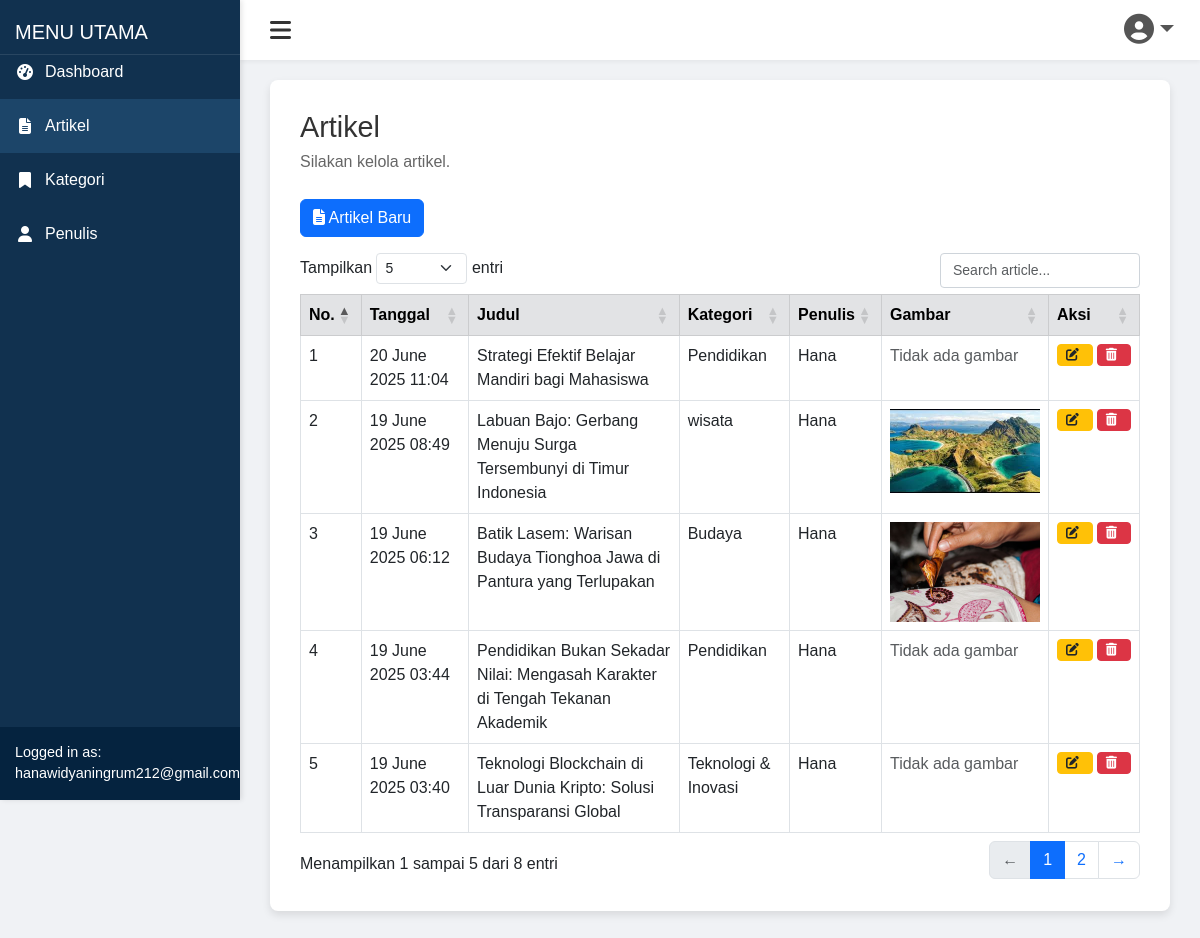
Screenshot of /admin/artikel.php (signed in) with the database file from the repository.
### tables this page shows
CREATE TABLE `article` (
  `id` int NOT NULL,
  `date` varchar(20) NOT NULL,
  `title` varchar(255) NOT NULL,
  `content` text NOT NULL,
  `picture` varchar(255) DEFAULT NULL
);

### admin/functions.php (called while the page is built, shortened)
<?php
$host = "localhost";
$user = "root";
$pass = "Hanna0803#";
$db = "artikel_dbblog";
$conn = mysqli_connect($host, $user, $pass, $db);
function getAllArticles() {
    global $conn;
    $query = "
        SELECT a.*,
            (SELECT GROUP_CONCAT(DISTINCT c.name SEPARATOR ', ')
             FROM category c
             JOIN article_category ac ON c.id = ac.category_id
             WHERE ac.article_id = a.id) AS categories_name,
            (SELECT GROUP_CONCAT(DISTINCT au.nickname SEPARATOR ', ')
             FROM author au
             JOIN article_author aa ON au.id = aa.author_id
             WHERE aa.article_id = a.id) AS authors_nickname
        FROM article a
        ORDER BY a.date DESC
    ";
    $result = mysqli_query($conn, $query);
    $articles = [];
    if ($result) {
        while ($row = mysqli_fetch_assoc($result)) {
            $articles[] = $row;
        }
    } else {
        error_log("Error in getAllArticles: " . mysqli_error($conn));
    }
    return $articles;
}
?>

### admin/artikel.php (the view, shortened to what this page needs)
<?php
require 'functions.php';
$email = $_SESSION['email'];
$articles = getAllArticles();
function isActive($filename) {
    return basename($_SERVER['PHP_SELF']) == $filename ? 'active' : '';
}
?>
<!DOCTYPE html>
<html lang="id">
<head>
    <link href="https://cdn.jsdelivr.net/npm/bootstrap@5.3.0/dist/css/bootstrap.min.css" rel="stylesheet" />
    <link rel="stylesheet" href="https://cdnjs.cloudflare.com/ajax/libs/font-awesome/6.5.0/css/all.min.css" />
    <link rel="stylesheet" href="https://cdn.datatables.net/1.13.4/css/dataTables.bootstrap5.min.css" />
</head>
<body>
    <div class="sidebar">
        <div>
            <h5>MENU UTAMA</h5>
            <a href="index.php" class="<?= isActive('index.php') ?>">
                <i class="fas fa-tachometer-alt"></i> Dashboard
            </a>
            <a href="artikel.php" class="<?= isActive('artikel.php') ?>">
                <i class="fas fa-file-alt"></i> Artikel
            </a>
            <a href="kategori.php" class="<?= isActive('kategori.php') ?>">
                <i class="fas fa-bookmark"></i> Kategori
            </a>
            <a href="penulis.php" class="<?= isActive('penulis.php') ?>">
                <i class="fas fa-user"></i> Penulis
            </a>
        </div>
        <div class="footer">
            Logged in as:<br>
            <?= htmlspecialchars($email); ?>
        </div>
    </div>
    <div class="topbar">
        <i class="fas fa-bars toggle-icon" onclick="toggleSidebar()"></i>
        <div class="dropdown">
            <button class="dropdown-toggle"><i class="fas fa-user-circle fa-lg"></i></button>
        </div>
    </div>
    <div class="main-content">
        <h2>Artikel</h2>
        <p>Silakan kelola artikel.</p>
        <a href="tambah_artikel.php" class="btn btn-primary mb-3">
            <i class="fas fa-file-lines"></i> Artikel Baru
        </a>
        <table id="tabelArtikel" class="table table-bordered table-hover">
            <thead class="table-secondary">
                <tr>
                    <th>No.</th>
                    <th>Tanggal</th>
                    <th>Judul</th>
                    <th>Kategori</th>
                    <th>Penulis</th>
                    <th>Gambar</th>
                    <th>Aksi</th>
                </tr>
            </thead>
            <tbody>
                <?php if (empty($articles)): ?>
                    <tr><td colspan="7" class="text-center">Belum ada artikel.</td></tr>
                <?php else: ?>
                    <?php $no = 1; foreach ($articles as $article): ?>
                        <tr>
                            <td><?= $no++; ?></td>
                            <td><?= date('j F Y H:i', strtotime($article['date'])); ?></td>
                            <td><?= htmlspecialchars($article['title']); ?></td>
                            <td><?= htmlspecialchars($article['categories_name'] ?? '-'); ?></td>
                            <td><?= htmlspecialchars($article['authors_nickname'] ?? '-'); ?></td>
                            <td>
                                <?php
                                $imgPath = 'img/' . $article['picture'];
                                if (!empty($article['picture']) && file_exists($imgPath)): ?>
                                    <img src="<?= $imgPath ?>" alt="Gambar Artikel" width="150">
                                <?php else: ?>
                                    <span class="text-muted">Tidak ada gambar</span>
                                <?php endif; ?>
                            </td>
                            <td class="text-center">
                                <div class="d-flex justify-content-center gap-1">
                                    <a href="edit_artikel.php?id=<?= $article['id']; ?>" class="btn btn-sm btn-warning" title="Ubah">
                                        <i class="fas fa-edit"></i>
                                    </a>
                                    <a href="hapus_artikel.php?id=<?= $article['id']; ?>" class="btn btn-sm btn-danger" title="Hapus" onclick="return confirm('Yakin ingin menghapus artikel ini?')">
                                        <i class="fas fa-trash-alt"></i>
                                    </a>
                                </div>
                            </td>
                        </tr>
                    <?php endforeach; ?>
                <?php endif; ?>
            </tbody>
        </table>
    </div>
</body>
</html>

### admin/artikel.php (style rules this page uses)
body { display: flex; margin: 0; font-family: Arial, sans-serif; background-color: #f0f2f5; }
.sidebar { display: flex; flex-direction: column; justify-content: space-between; height: 100vh; width: 240px; background-color: rgb(17, 49, 79); color: white; position: fixed; box-shadow: 2px 0 5px rgba(0,0,0,0.1); z-index: 1001; }
.sidebar h5 { padding: 20px 15px 10px; margin: 0; border-bottom: 1px solid rgba(255,255,255,0.1); margin-bottom: -10px; }
.sidebar a { color: white; padding: 15px; display: flex; align-items: center; text-decoration: none; transition: background 0.2s; }
.sidebar a i { margin-right: 10px; width: 20px; text-align: center; }
.sidebar a.active, .sidebar a:hover { background-color: rgb(28, 69, 105); }
.sidebar .footer { padding: 15px; font-size: 0.9em; background-color: rgb(5, 35, 63); }
.topbar { position: fixed; left: 240px; right: 0; height: 60px; background-color: white; display: flex; align-items: center; justify-content: space-between; padding: 0 20px; box-shadow: 0 2px 4px rgba(0,0,0,0.05); z-index: 1000; }
.toggle-icon { font-size: 24px; cursor: pointer; margin-left: 10px; color: #333; }
.dropdown { position: relative; display: inline-block; }
.dropdown-toggle { background: none; border: none; font-size: 24px; cursor: pointer; color: #555; }
.main-content { margin-left: 240px; margin-top: 60px; padding: 30px; background-color: #ffffff; min-height: calc(100vh - 60px); box-shadow: 0 4px 8px rgba(0,0,0,0.1); border-radius: 8px; margin: 80px 30px 30px 270px; width: calc(100% - 300px); }
h2 { font-size: 1.8rem; margin-bottom: 5px; color: #333; }
p { color: #666; margin-bottom: 25px; }
.btn-warning { background-color: #ffc107; border-color: #ffc107; color: #212529; }
.btn-danger { background-color: #dc3545; border-color: #dc3545; }
.btn-sm i { margin-right: 5px; font-size: 0.8rem; }
.btn-sm { display: inline-flex; align-items: center; justify-content: center; }

### rows the page displays
article: date "20 June 2025 11:04", title "Strategi Efektif Belajar Mandiri bagi Mahasiswa", categories_name "Pendidikan", authors_nickname "Hana", shows "Tidak ada gambar"
article: date "19 June 2025 08:49", title "Labuan Bajo: Gerbang Menuju Surga Tersembunyi di Timur Indonesia", categories_name "wisata", authors_nickname "Hana", picture (picture)
article: date "19 June 2025 06:12", title "Batik Lasem: Warisan Budaya Tionghoa Jawa di Pantura yang Terlupakan", categories_name "Budaya", authors_nickname "Hana", picture (picture)
article: date "19 June 2025 03:44", title "Pendidikan Bukan Sekadar Nilai: Mengasah Karakter di Tengah Tekanan Akademik", categories_name "Pendidikan", authors_nickname "Hana", shows "Tidak ada gambar"
article: date "19 June 2025 03:40", title "Teknologi Blockchain di Luar Dunia Kripto: Solusi Transparansi Global", categories_name "Teknologi & Inovasi", authors_nickname "Hana", shows "Tidak ada gambar"

### other values shown
$email "hanawidyaningrum212@gmail.com"
